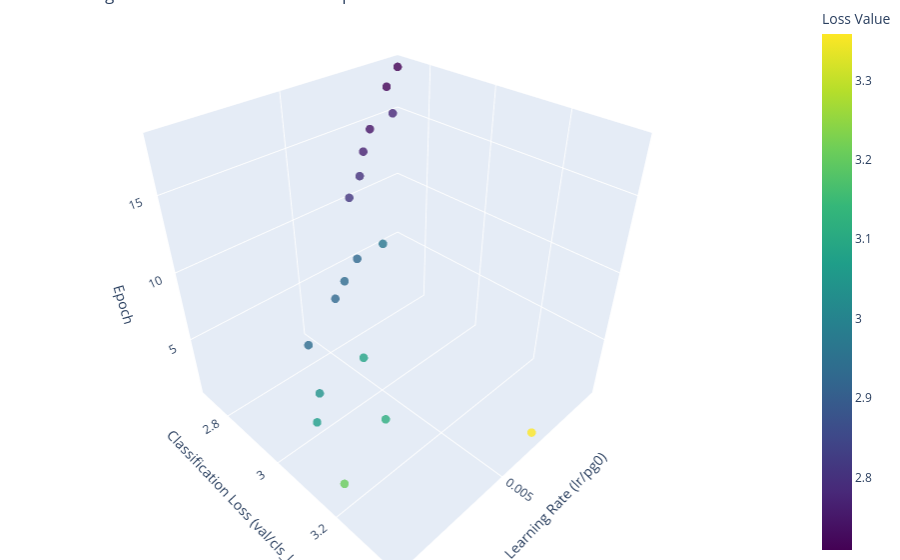

Notebook cell for this chart:
### Markdown cell above
Las métricas mAP50 y mAP50-95 en este contexto suelen referirse al conjunto de validación (val set), ya que el cálculo del Mean Average Precision (mAP) generalmente se realiza sobre datos no vistos para evaluar el rendimiento real del modelo.

En los registros de entrenamiento, típicamente:

- Las pérdidas (train/box_loss, train/cls_loss, etc.) se calculan sobre el conjunto de entrenamiento.
- Las métricas (metrics/precision(B), metrics/recall(B), metrics/mAP50(B), etc.) se calculan sobre el conjunto de validación.
- Las pérdidas de validación (val/box_loss, val/cls_loss, etc.) también reflejan el rendimiento en el conjunto de validación.

### Code cell
graph_LrLoss_3D(df)

### Figure 1 — Plotly figure (JSON) as saved in the notebook; plotly's stock layout.template omitted (floating-point values rounded to 4 significant figures)
{"data": [{"marker": {"color": [3.359, 3.117, 3.208, 3.072, 3.041, 2.937, 3.088, 2.928, 2.933, 2.929, 2.968, 2.808, 2.799, 2.766, 2.744, 2.779, 2.713, 2.709], "colorbar": {"title": {"text": "Loss Value"}}, "colorscale": [[0, "#440154"], [0.1111, "#482878"], [0.2222, "#3e4989"], [0.3333, "#31688e"], [0.4444, "#26828e"], [0.5556, "#1f9e89"], [0.6667, "#35b779"], [0.7778, "#6ece58"], [0.8889, "#b5de2b"], [1, "#fde725"]], "opacity": 0.8, "size": 5}, "mode": "markers", "type": "scatter3d", "x": [0.003317, 0.006263, 0.00882, 0.008253, 0.0078, 0.007088, 0.0067, 0.005924, 0.0056, 0.00505, 0.0045, 0.00395, 0.0034, 0.00285, 0.0023, 0.00175, 0.0012, 0.00065], "y": [3.359, 3.117, 3.208, 3.072, 3.041, 2.937, 3.088, 2.928, 2.933, 2.929, 2.968, 2.808, 2.799, 2.766, 2.744, 2.779, 2.713, 2.709], "z": [1, 2, 3, 4, 5, 6, 7, 8, 9, 10, 11, 12, 13, 14, 15, 16, 17, 18]}], "layout": {"margin": {"b": 0, "l": 0, "r": 0, "t": 0}, "scene": {"xaxis": {"title": {"text": "Learning Rate (lr/pg0)"}}, "yaxis": {"title": {"text": "Classification Loss (val/cls_loss)"}}, "zaxis": {"title": {"text": "Epoch"}}}, "title": {"text": "Learning Rate vs. Validation Loss vs. Epoch"}}}
